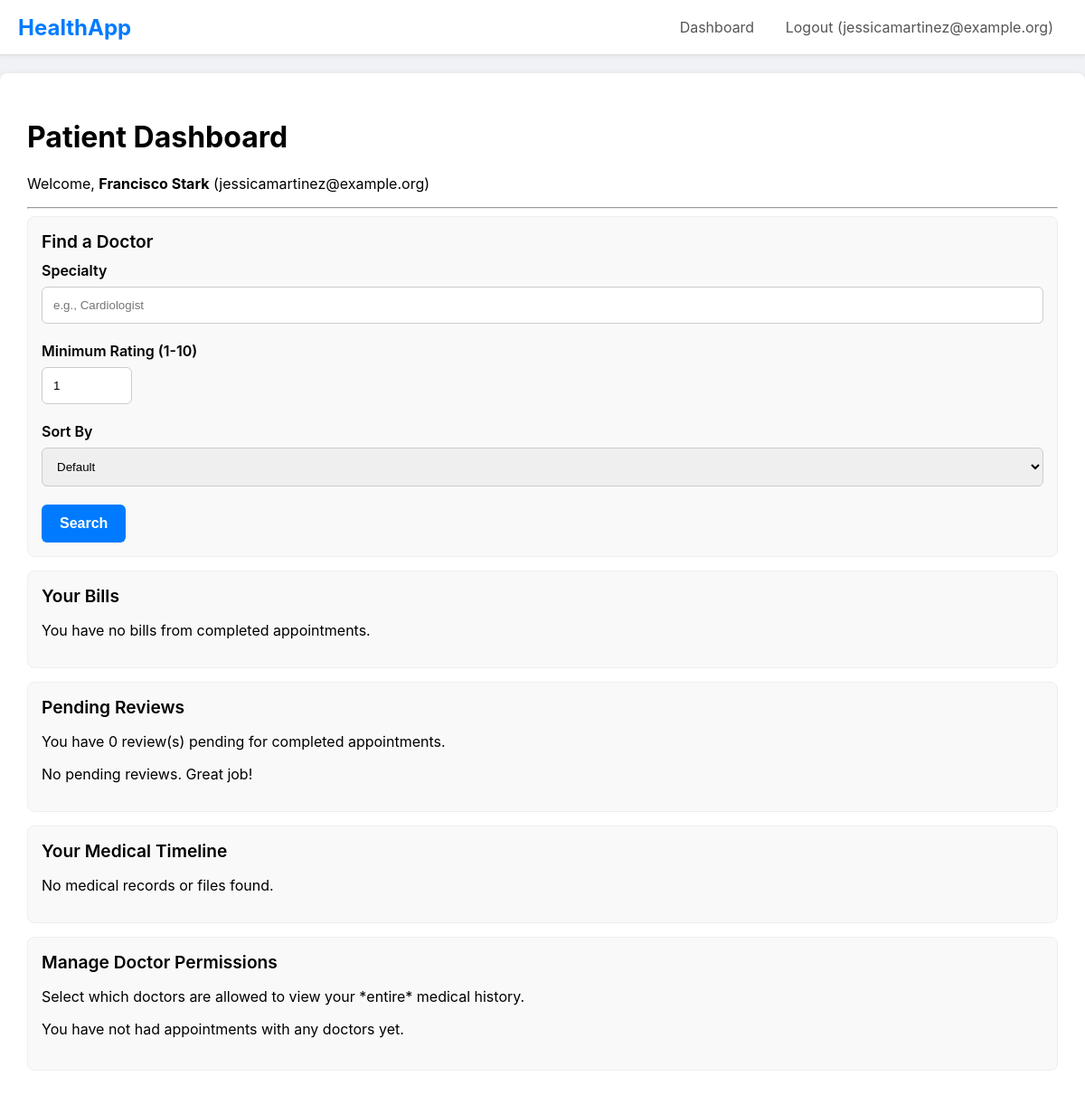
The app's page /patient_dashboard (signed in) with its own data.
### main.py (models this page shows)
class User(db.Model, UserMixin):
    id = db.Column(db.Integer, primary_key=True)
    email = db.Column(db.String(120), unique=True, nullable=False)
    password_hash = db.Column(db.String(60), nullable=False)
    role = db.Column(db.String(20), nullable=False)
    patient_profile = db.relationship('PatientProfile', backref='user', uselist=False, cascade="all, delete-orphan")
    doctor_profile = db.relationship('DoctorProfile', backref='user', uselist=False, cascade="all, delete-orphan")
    insurance_profile = db.relationship('InsuranceProfile', backref='user', uselist=False, cascade="all, delete-orphan")

class PatientProfile(db.Model):
    id = db.Column(db.Integer, primary_key=True)
    full_name = db.Column(db.String(100), nullable=False, default='Unnamed')
    phone = db.Column(db.String(20))
    address = db.Column(db.String(200))
    pincode = db.Column(db.String(10))
    latitude = db.Column(db.Float)
    longitude = db.Column(db.Float)
    user_id = db.Column(db.Integer, db.ForeignKey('user.id'), nullable=False, unique=True)
    records = db.relationship('MedicalRecord', backref='patient', lazy='dynamic', foreign_keys='MedicalRecord.patient_id')
    appointments = db.relationship('Appointment', backref='patient', lazy='dynamic', foreign_keys='Appointment.patient_id')
    reviews = db.relationship('DoctorReview', backref='patient', lazy='dynamic', foreign_keys='DoctorReview.patient_id')
    files = db.relationship('MedicalFile', backref='patient', lazy='dynamic', foreign_keys='MedicalFile.patient_id')
    permitted_doctors = db.relationship('DoctorProfile', secondary=patient_doctor_permissions,
        back_populates='permitted_patients')

### main.py (the view)
@app.route("/patient_dashboard")
@login_required
@role_required('patient')
def patient_dashboard():
    records = g.profile.records.all()
    files = g.profile.files.all()
    timeline_items = sorted(records + files, key=lambda x: x.created_at, reverse=True)
    all_appointments = g.profile.appointments.order_by(Appointment.appointment_time.desc()).all()
    completed_apts = [apt for apt in all_appointments if apt.status == 'Completed']
    reviewed_doctor_ids = {review.doctor_id for review in g.profile.reviews.all()}
    doctors_to_review = []
    seen_doctor_ids = set()
    for apt in completed_apts:
        if apt.doctor_id not in reviewed_doctor_ids and apt.doctor_id not in seen_doctor_ids:
            doctors_to_review.append(apt.doctor)
            seen_doctor_ids.add(apt.doctor_id)
    doctor_ids = {apt.doctor_id for apt in g.profile.appointments.all()}
    permissioned_doctors = {doc.id for doc in g.profile.permitted_doctors}
    doctors = db.session.scalars(db.select(DoctorProfile).where(DoctorProfile.id.in_(doctor_ids))).all()
    return render_template('patient_dashboard.html',
                           timeline_items=timeline_items,
                           doctors=doctors,
                           permissioned_doctors=permissioned_doctors,
                           doctors_to_review=doctors_to_review,
                           appointments=all_appointments) # <-- Pass all appointments for billing

### main.py (called while the page is built)
@login_manager.user_loader
def load_user(user_id):
    return db.session.get(User, int(user_id))

def role_required(role_name):
    def decorator(f):
        @wraps(f)
        def decorated_function(*args, **kwargs):
            if not current_user.is_authenticated or current_user.role != role_name:
                abort(403)
            if current_user.role == 'patient':
                g.profile = current_user.patient_profile
            elif current_user.role == 'doctor':
                g.profile = current_user.doctor_profile
            elif current_user.role == 'insurance':
                g.profile = current_user.insurance_profile
            return f(*args, **kwargs)
        return decorated_function
    return decorator

### templates/patient_dashboard.html (shortened to what this page needs)
{% extends 'layout.html' %}
{% block content %}
    <h1>Patient Dashboard</h1>
    <p>Welcome, <b>{{ g.profile.full_name }}</b> ({{ current_user.email }})</p>
    <hr>
    <div class="card">
        <div class="card-header">Find a Doctor</div>
        <form action="{{ url_for('search_doctors') }}" method="POST">
            <div class="form-group">
                <label for="specialty">Specialty</label>
                <input type="text" id="specialty" name="specialty" placeholder="e.g., Cardiologist">
            </div>
            <div class="form-group">
                <label for="min_rating">Minimum Rating (1-10)</label>
                <input type="number" id="min_rating" name="min_rating" min="1" max="10" value="1" style="width: 100px;">
            </div>
            <div class="form-group">
                <label for="sort_by">Sort By</label>
                <select id="sort_by" name="sort_by">
                    <option value="default" selected>Default</option>
                </select>
            </div>
            <button type="submit" class="btn">Search</button>
        </form>
    </div>
    <div class="card">
        <div class="card-header">Your Bills</div>
        {% set unpaid_bills = appointments|selectattr('bill_status', 'in', ['Unpaid', 'Pending Insurance'])|list %}
        {% set paid_bills = appointments|selectattr('bill_status', 'equalto', 'Paid')|list %}
        {% if not unpaid_bills and not paid_bills %}
            <p>You have no bills from completed appointments.</p>
        {% endif %}
    </div>
    <div class="card">
        <div class="card-header">Pending Reviews</div>
        <p>You have {{ doctors_to_review|length }} review(s) pending for completed appointments.</p>
        {% for doc in doctors_to_review %}
            <div class="d-flex justify-between align-center" style="padding: 10px; border-bottom: 1px solid #eee;">
                <div>
                    <b>{{ doc.full_name }}</b> ({{ doc.specialty }})
                </div>
                <a href="{{ url_for('leave_review', doctor_id=doc.id) }}" class="btn-secondary" style="text-decoration: none; padding: 10px 15px; border-radius: 6px;">Leave a Review</a>
            </div>
        {% else %}
            <p>No pending reviews. Great job!</p>
        {% endfor %}
    </div>
    <div class="card">
        <div class="card-header">Your Medical Timeline</div>
        <ul class="timeline">
            {% for item in timeline_items %}
                {% if item.__tablename__ == 'medical_record' %}
                <li class="timeline-item">
                    <div class="date">{{ item.created_at.strftime('%Y-%m-%d %I:%M %p') }}</div>
                    <h4>Visit with {{ item.doctor.full_name }} ({{ item.doctor.specialty }})</h4>
                    <p><b>Diagnosis:</b> {{ item.diagnosis }}</p>
                    <p><b>Notes:</b> {{ item.notes }}</p>
                    <p><b>Prescription:</b> {{ item.prescription }}</p>
                </li>
                {% elif item.__tablename__ == 'medical_file' %}
                <li class="timeline-item" style="background-color: #fdfdf0;">
                    <div class="date">{{ item.created_at.strftime('%Y-%m-%d %I:%M %p') }}</div>
                    <h4>File Uploaded by {{ item.doctor.full_name }}</h4>
                    <p><b>File:</b> <a href="{{ url_for('get_file', filename=item.filename) }}" target="_blank">{{ item.original_filename }}</a></p>
                    <p><b>Description:</b> {{ item.description }}</p>
                </li>
                {% endif %}
            {% else %}
                <li>No medical records or files found.</li>
            {% endfor %}
        </ul>
    </div>
    <div class="card">
        <div class="card-header">Manage Doctor Permissions</div>
        <p>Select which doctors are allowed to view your *entire* medical history.</p>
        <form action="{{ url_for('manage_permissions') }}" method="POST">
            <div class="form-group">
                {% for doc in doctors %}
                    <div>
                        <input type="checkbox" name="doctor_ids" id="doc_{{ doc.id }}" value="{{ doc.id }}"
                            {% if doc.id in permissioned_doctors %}checked{% endif %}>
                        <label for="doc_{{ doc.id }}">{{ doc.full_name }} ({{ doc.specialty }})</label>
                    </div>
                {% else %}
                    <p>You have not had appointments with any doctors yet.</p>
                {% endfor %}
            </div>
        </form>
    </div>
{% endblock %}

### templates/layout.html (shortened to what this page needs)
<!DOCTYPE html>
<html lang="en">
<head>
</head>
<body>
    <nav>
        <div class="logo"><a href="{{ url_for('home') }}" style="text-decoration: none; color: #007bff;">HealthApp</a></div>
        <div class="nav-links">
            {% if current_user.is_authenticated %}
                <a href="{{ url_for('dashboard') }}">Dashboard</a>
                <a href="{{ url_for('logout') }}">Logout ({{ current_user.email }})</a>
            {% else %}
                <a href="{{ url_for('login') }}">Login</a>
                <a href="{{ url_for('register') }}">Register</a>
            {% endif %}
        </div>
    </nav>
    <div class="container">
        {% block content %}{% endblock %}
    </div>
</body>
</html>

### templates/layout.html (style rules this page uses)
body { font-family: -apple-system, BlinkMacSystemFont, "Segoe UI", Roboto, Helvetica, Arial, sans-serif; margin: 0; background-color: #f0f2f5; }
nav { background-color: #ffffff; padding: 0 20px; border-bottom: 1px solid #ddd; display: flex; justify-content: space-between; align-items: center; box-shadow: 0 2px 4px rgba(0,0,0,0.05); }
nav .logo { font-size: 1.5rem; font-weight: bold; color: #007bff; }
nav .nav-links a { color: #555; text-decoration: none; padding: 20px 15px; display: inline-block; }
.container { max-width: 1200px; margin: 20px auto; background-color: #ffffff; padding: 30px; border-radius: 8px; box-shadow: 0 2px 8px rgba(0,0,0,0.1); }
.form-group { margin-bottom: 20px; }
.form-group label { display: block; margin-bottom: 8px; font-weight: 600; }
.form-group input, .form-group select, .form-group textarea { width: 100%; padding: 12px; border: 1px solid #ccc; border-radius: 6px; box-sizing: border-box; }
.btn { background-color: #007bff; color: white; padding: 12px 20px; border: none; border-radius: 6px; cursor: pointer; font-size: 1rem; font-weight: 600; }
.timeline { list-style: none; padding: 0; }
.card { background: #f9f9f9; border: 1px solid #eee; border-radius: 8px; padding: 15px; margin-bottom: 15px; }
.card-header { font-size: 1.2rem; font-weight: 600; margin-bottom: 10px; }

### records on screen
User: email "jessicamartinez@example.org"
PatientProfile: profile.full_name "Francisco Stark"

### other values on screen
{{ doctors_to_review|length }} "0"
